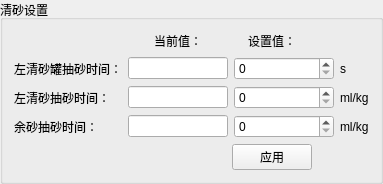
        <widget class="QGroupBox" name="groupBox_7">
         <property name="title">
          <string>清砂设置</string>
         </property>
         <layout class="QVBoxLayout" name="verticalLayout_17">
          <item>
           <layout class="QVBoxLayout" name="verticalLayout_16">
            <item>
             <layout class="QHBoxLayout" name="horizontalLayout_12">
              <item>
               <spacer name="horizontalSpacer_19">
                <property name="orientation">
                 <enum>Qt::Horizontal</enum>
                </property>
                <property name="sizeType">
                 <enum>QSizePolicy::Fixed</enum>
                </property>
                <property name="sizeHint" stdset="0">
                 <size>
                  <width>140</width>
                  <height>20</height>
                 </size>
                </property>
               </spacer>
              </item>
              <item>
               <widget class="QLabel" name="label_59">
                <property name="text">
                 <string>当前值：</string>
                </property>
               </widget>
              </item>
              <item>
               <spacer name="horizontalSpacer_20">
                <property name="orientation">
                 <enum>Qt::Horizontal</enum>
                </property>
                <property name="sizeType">
                 <enum>QSizePolicy::Fixed</enum>
                </property>
                <property name="sizeHint" stdset="0">
                 <size>
                  <width>40</width>
                  <height>20</height>
                 </size>
                </property>
               </spacer>
              </item>
              <item>
               <widget class="QLabel" name="label_60">
                <property name="text">
                 <string>设置值：</string>
                </property>
               </widget>
              </item>
              <item>
               <spacer name="horizontalSpacer_21">
                <property name="orientation">
                 <enum>Qt::Horizontal</enum>
                </property>
                <property name="sizeHint" stdset="0">
                 <size>
                  <width>40</width>
                  <height>20</height>
                 </size>
                </property>
               </spacer>
              </item>
             </layout>
            </item>
            <item>
             <layout class="QGridLayout" name="gridLayout_7">
              <item row="0" column="0">
               <widget class="QLabel" name="label_61">
                <property name="text">
                 <string>左清砂罐抽砂时间：</string>
                </property>
               </widget>
              </item>
              <item row="0" column="1">
               <widget class="QLineEdit" name="lineEdit_23">
                <property name="minimumSize">
                 <size>
                  <width>100</width>
                  <height>0</height>
                 </size>
                </property>
                <property name="maximumSize">
                 <size>
                  <width>100</width>
                  <height>16777215</height>
                 </size>
                </property>
               </widget>
              </item>
              <item row="0" column="2">
               <widget class="QSpinBox" name="spinBox_23">
                <property name="minimumSize">
                 <size>
                  <width>100</width>
                  <height>0</height>
                 </size>
                </property>
                <property name="maximumSize">
                 <size>
                  <width>100</width>
                  <height>16777215</height>
                 </size>
                </property>
               </widget>
              </item>
              <item row="0" column="3">
               <widget class="QLabel" name="label_62">
                <property name="text">
                 <string>s</string>
                </property>
               </widget>
              </item>
              <item row="1" column="0">
               <widget class="QLabel" name="label_63">
                <property name="text">
                 <string>左清砂抽砂时间：</string>
                </property>
               </widget>
              </item>
              <item row="1" column="1">
               <widget class="QLineEdit" name="lineEdit_24">
                <property name="minimumSize">
                 <size>
                  <width>100</width>
                  <height>0</height>
                 </size>
                </property>
                <property name="maximumSize">
                 <size>
                  <width>100</width>
                  <height>16777215</height>
                 </size>
                </property>
               </widget>
              </item>
              <item row="1" column="2">
               <widget class="QSpinBox" name="spinBox_24">
                <property name="minimumSize">
                 <size>
                  <width>100</width>
                  <height>0</height>
                 </size>
                </property>
                <property name="maximumSize">
                 <size>
                  <width>100</width>
                  <height>16777215</height>
                 </size>
                </property>
               </widget>
              </item>
              <item row="1" column="3">
               <widget class="QLabel" name="label_64">
                <property name="text">
                 <string>ml/kg</string>
                </property>
               </widget>
              </item>
              <item row="2" column="0">
               <widget class="QLabel" name="label_65">
                <property name="text">
                 <string>余砂抽砂时间：</string>
                </property>
               </widget>
              </item>
              <item row="2" column="1">
               <widget class="QLineEdit" name="lineEdit_25">
                <property name="minimumSize">
                 <size>
                  <width>100</width>
                  <height>0</height>
                 </size>
                </property>
                <property name="maximumSize">
                 <size>
                  <width>100</width>
                  <height>16777215</height>
                 </size>
                </property>
               </widget>
              </item>
              <item row="2" column="2">
               <widget class="QSpinBox" name="spinBox_25">
                <property name="minimumSize">
                 <size>
                  <width>100</width>
                  <height>0</height>
                 </size>
                </property>
                <property name="maximumSize">
                 <size>
                  <width>100</width>
                  <height>16777215</height>
                 </size>
                </property>
               </widget>
              </item>
              <item row="2" column="3">
               <widget class="QLabel" name="label_66">
                <property name="text">
                 <string>ml/kg</string>
                </property>
               </widget>
              </item>
             </layout>
            </item>
            <item>
             <layout class="QHBoxLayout" name="horizontalLayout_13">
              <item>
               <spacer name="horizontalSpacer_8">
                <property name="orientation">
                 <enum>Qt::Horizontal</enum>
                </property>
                <property name="sizeHint" stdset="0">
                 <size>
                  <width>218</width>
                  <height>20</height>
                 </size>
                </property>
               </spacer>
              </item>
              <item>
               <widget class="QPushButton" name="pushButton_7">
                <property name="text">
                 <string>应用</string>
                </property>
               </widget>
              </item>
              <item>
               <spacer name="horizontalSpacer_9">
                <property name="orientation">
                 <enum>Qt::Horizontal</enum>
                </property>
                <property name="sizeHint" stdset="0">
                 <size>
                  <width>28</width>
                  <height>20</height>
                 </size>
                </property>
               </spacer>
              </item>
             </layout>
            </item>
           </layout>
          </item>
         </layout>
        </widget>
